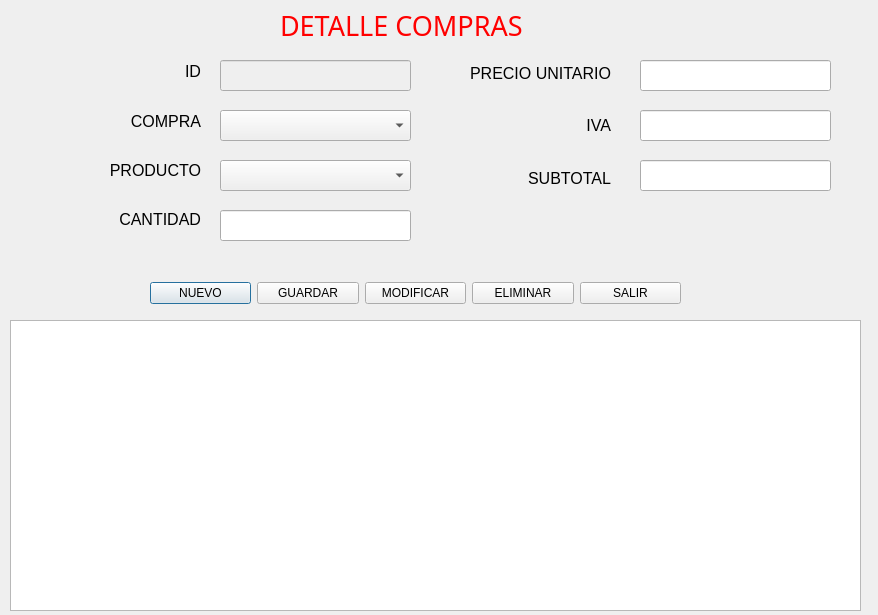
<?xml version="1.0" encoding="UTF-8"?>
<ui version="4.0">
 <class>Detallecompras</class>
 <widget class="QDialog" name="Detallecompras">
  <property name="geometry">
   <rect>
    <x>0</x>
    <y>0</y>
    <width>878</width>
    <height>615</height>
   </rect>
  </property>
  <property name="windowTitle">
   <string>Detalle Compras</string>
  </property>
  <widget class="QComboBox" name="cbCompra">
   <property name="geometry">
    <rect>
     <x>220</x>
     <y>110</y>
     <width>191</width>
     <height>31</height>
    </rect>
   </property>
  </widget>
  <widget class="QWidget" name="layoutWidget_3">
   <property name="geometry">
    <rect>
     <x>430</x>
     <y>50</y>
     <width>181</width>
     <height>151</height>
    </rect>
   </property>
   <layout class="QVBoxLayout" name="_3">
    <item>
     <widget class="QLabel" name="labelPrecioUnitario">
      <property name="font">
       <font>
        <pointsize>12</pointsize>
       </font>
      </property>
      <property name="text">
       <string>PRECIO UNITARIO</string>
      </property>
      <property name="alignment">
       <set>Qt::AlignmentFlag::AlignRight|Qt::AlignmentFlag::AlignTrailing|Qt::AlignmentFlag::AlignVCenter</set>
      </property>
     </widget>
    </item>
    <item>
     <widget class="QLabel" name="labelIVA">
      <property name="font">
       <font>
        <family>Segoe UI</family>
        <pointsize>12</pointsize>
       </font>
      </property>
      <property name="text">
       <string>IVA</string>
      </property>
      <property name="alignment">
       <set>Qt::AlignmentFlag::AlignRight|Qt::AlignmentFlag::AlignTrailing|Qt::AlignmentFlag::AlignVCenter</set>
      </property>
     </widget>
    </item>
    <item>
     <widget class="QLabel" name="labelSubtotal">
      <property name="font">
       <font>
        <family>Segoe UI</family>
        <pointsize>12</pointsize>
       </font>
      </property>
      <property name="text">
       <string>SUBTOTAL</string>
      </property>
      <property name="alignment">
       <set>Qt::AlignmentFlag::AlignRight|Qt::AlignmentFlag::AlignTrailing|Qt::AlignmentFlag::AlignVCenter</set>
      </property>
     </widget>
    </item>
   </layout>
  </widget>
  <widget class="QLineEdit" name="txtCantidad">
   <property name="geometry">
    <rect>
     <x>220</x>
     <y>210</y>
     <width>191</width>
     <height>31</height>
    </rect>
   </property>
  </widget>
  <widget class="QLineEdit" name="txtID">
   <property name="enabled">
    <bool>false</bool>
   </property>
   <property name="geometry">
    <rect>
     <x>220</x>
     <y>60</y>
     <width>191</width>
     <height>31</height>
    </rect>
   </property>
  </widget>
  <widget class="QWidget" name="layoutWidget">
   <property name="geometry">
    <rect>
     <x>10</x>
     <y>50</y>
     <width>191</width>
     <height>191</height>
    </rect>
   </property>
   <layout class="QVBoxLayout" name="_2">
    <item>
     <widget class="QLabel" name="labelID">
      <property name="font">
       <font>
        <family>Segoe UI</family>
        <pointsize>12</pointsize>
       </font>
      </property>
      <property name="text">
       <string>ID</string>
      </property>
      <property name="alignment">
       <set>Qt::AlignmentFlag::AlignRight|Qt::AlignmentFlag::AlignTrailing|Qt::AlignmentFlag::AlignVCenter</set>
      </property>
     </widget>
    </item>
    <item>
     <widget class="QLabel" name="labelCompra">
      <property name="font">
       <font>
        <family>Segoe UI</family>
        <pointsize>12</pointsize>
       </font>
      </property>
      <property name="text">
       <string>COMPRA</string>
      </property>
      <property name="alignment">
       <set>Qt::AlignmentFlag::AlignRight|Qt::AlignmentFlag::AlignTrailing|Qt::AlignmentFlag::AlignVCenter</set>
      </property>
     </widget>
    </item>
    <item>
     <widget class="QLabel" name="labelProducto">
      <property name="font">
       <font>
        <pointsize>12</pointsize>
       </font>
      </property>
      <property name="text">
       <string>PRODUCTO</string>
      </property>
      <property name="alignment">
       <set>Qt::AlignmentFlag::AlignRight|Qt::AlignmentFlag::AlignTrailing|Qt::AlignmentFlag::AlignVCenter</set>
      </property>
     </widget>
    </item>
    <item>
     <widget class="QLabel" name="labelCantidad">
      <property name="font">
       <font>
        <pointsize>12</pointsize>
       </font>
      </property>
      <property name="text">
       <string>CANTIDAD</string>
      </property>
      <property name="alignment">
       <set>Qt::AlignmentFlag::AlignRight|Qt::AlignmentFlag::AlignTrailing|Qt::AlignmentFlag::AlignVCenter</set>
      </property>
     </widget>
    </item>
   </layout>
  </widget>
  <widget class="QWidget" name="layoutWidget_2">
   <property name="geometry">
    <rect>
     <x>150</x>
     <y>280</y>
     <width>531</width>
     <height>26</height>
    </rect>
   </property>
   <layout class="QHBoxLayout" name="horizontalLayout">
    <item>
     <widget class="QPushButton" name="btnNuevo">
      <property name="text">
       <string>NUEVO</string>
      </property>
      <property name="icon">
       <iconset theme="QIcon::ThemeIcon::FolderNew"/>
      </property>
     </widget>
    </item>
    <item>
     <widget class="QPushButton" name="btnGuardar">
      <property name="text">
       <string>GUARDAR</string>
      </property>
      <property name="icon">
       <iconset theme="QIcon::ThemeIcon::DocumentSave"/>
      </property>
     </widget>
    </item>
    <item>
     <widget class="QPushButton" name="btnModificar">
      <property name="text">
       <string>MODIFICAR</string>
      </property>
      <property name="icon">
       <iconset theme="QIcon::ThemeIcon::MailMessageNew"/>
      </property>
     </widget>
    </item>
    <item>
     <widget class="QPushButton" name="btnEliminar">
      <property name="text">
       <string>ELIMINAR</string>
      </property>
      <property name="icon">
       <iconset theme="QIcon::ThemeIcon::ApplicationExit"/>
      </property>
     </widget>
    </item>
    <item>
     <widget class="QPushButton" name="btnSalir">
      <property name="text">
       <string>SALIR</string>
      </property>
      <property name="icon">
       <iconset theme="QIcon::ThemeIcon::SystemLogOut"/>
      </property>
     </widget>
    </item>
   </layout>
  </widget>
  <widget class="QTableView" name="tablaDetalleCompras">
   <property name="geometry">
    <rect>
     <x>10</x>
     <y>320</y>
     <width>851</width>
     <height>291</height>
    </rect>
   </property>
  </widget>
  <widget class="QLabel" name="label">
   <property name="geometry">
    <rect>
     <x>280</x>
     <y>10</y>
     <width>311</width>
     <height>31</height>
    </rect>
   </property>
   <property name="font">
    <font>
     <family>MV Boli</family>
     <pointsize>20</pointsize>
     <underline>false</underline>
    </font>
   </property>
   <property name="styleSheet">
    <string notr="true">color: rgb(255, 0, 0);</string>
   </property>
   <property name="text">
    <string>DETALLE COMPRAS</string>
   </property>
   <property name="textFormat">
    <enum>Qt::TextFormat::AutoText</enum>
   </property>
  </widget>
  <widget class="QComboBox" name="cbProducto">
   <property name="geometry">
    <rect>
     <x>220</x>
     <y>160</y>
     <width>191</width>
     <height>31</height>
    </rect>
   </property>
  </widget>
  <widget class="QLineEdit" name="txtPrecioUnitario">
   <property name="geometry">
    <rect>
     <x>640</x>
     <y>60</y>
     <width>191</width>
     <height>31</height>
    </rect>
   </property>
  </widget>
  <widget class="QLineEdit" name="txtIVA">
   <property name="geometry">
    <rect>
     <x>640</x>
     <y>110</y>
     <width>191</width>
     <height>31</height>
    </rect>
   </property>
  </widget>
  <widget class="QLineEdit" name="txtSubtotal">
   <property name="geometry">
    <rect>
     <x>640</x>
     <y>160</y>
     <width>191</width>
     <height>31</height>
    </rect>
   </property>
  </widget>
 </widget>
 <resources/>
 <connections/>
</ui>
